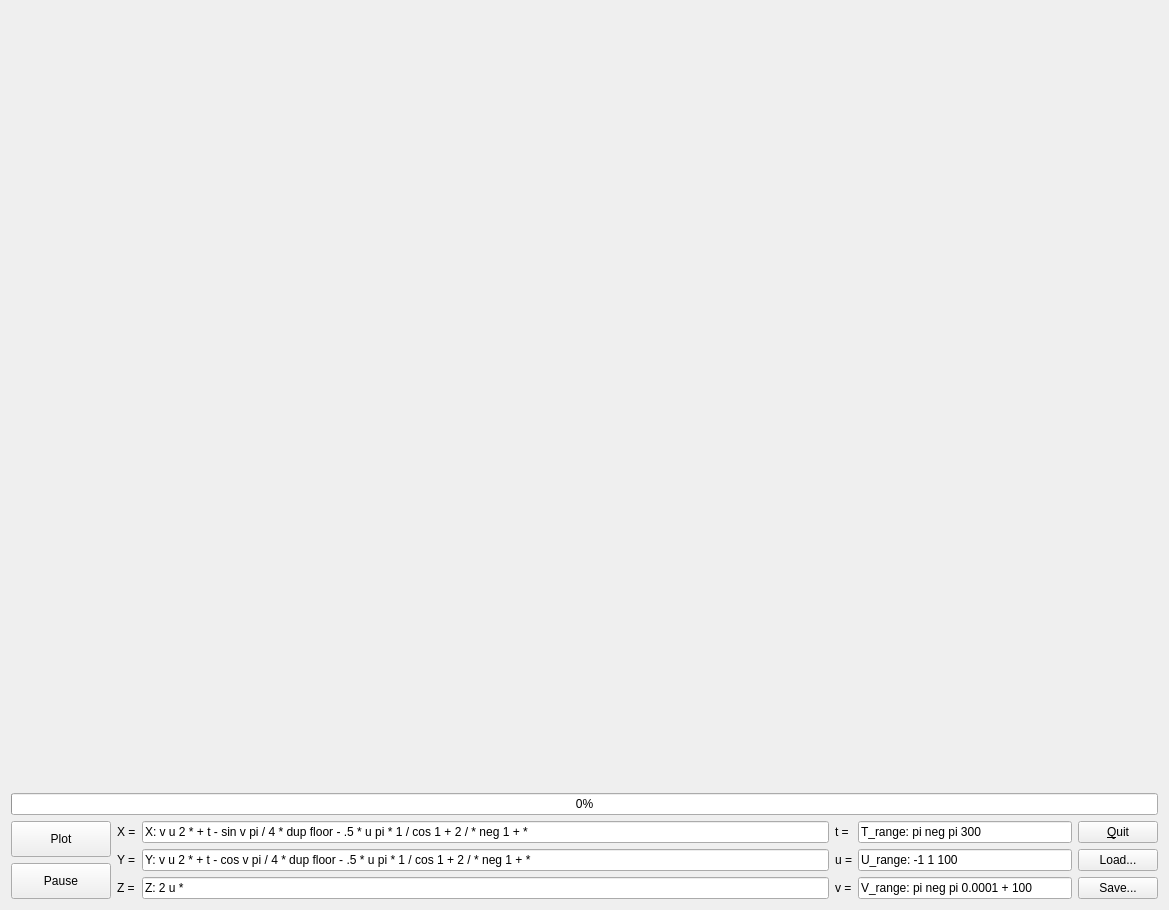
<?xml version="1.0" encoding="UTF-8"?>
<ui version="4.0">
 <class>MainWindow</class>
 <widget class="QMainWindow" name="MainWindow">
  <property name="windowModality">
   <enum>Qt::NonModal</enum>
  </property>
  <property name="geometry">
   <rect>
    <x>0</x>
    <y>0</y>
    <width>1169</width>
    <height>910</height>
   </rect>
  </property>
  <property name="windowTitle">
   <string>RPN 3D Parametric Plotting</string>
  </property>
  <widget class="QWidget" name="centralWidget">
   <layout class="QVBoxLayout" name="verticalLayout_3">
    <item>
     <widget class="GLWidget" name="widget" native="true">
      <property name="sizePolicy">
       <sizepolicy hsizetype="Expanding" vsizetype="Expanding">
        <horstretch>0</horstretch>
        <verstretch>1</verstretch>
       </sizepolicy>
      </property>
     </widget>
    </item>
    <item>
     <widget class="QProgressBar" name="ComputeProgressBar">
      <property name="value">
       <number>0</number>
      </property>
     </widget>
    </item>
    <item>
     <layout class="QHBoxLayout" name="horizontalLayout" stretch="0,3,1,0">
      <item>
       <layout class="QVBoxLayout" name="verticalLayout_2">
        <item>
         <widget class="QPushButton" name="PlotButton">
          <property name="sizePolicy">
           <sizepolicy hsizetype="Minimum" vsizetype="Expanding">
            <horstretch>0</horstretch>
            <verstretch>0</verstretch>
           </sizepolicy>
          </property>
          <property name="text">
           <string>Plot</string>
          </property>
         </widget>
        </item>
        <item>
         <widget class="QPushButton" name="PauseButton">
          <property name="sizePolicy">
           <sizepolicy hsizetype="Fixed" vsizetype="Expanding">
            <horstretch>0</horstretch>
            <verstretch>0</verstretch>
           </sizepolicy>
          </property>
          <property name="minimumSize">
           <size>
            <width>100</width>
            <height>0</height>
           </size>
          </property>
          <property name="text">
           <string>Pause</string>
          </property>
         </widget>
        </item>
       </layout>
      </item>
      <item>
       <layout class="QGridLayout" name="gridLayout">
        <item row="0" column="0">
         <widget class="QLabel" name="label">
          <property name="text">
           <string>X =</string>
          </property>
         </widget>
        </item>
        <item row="0" column="1">
         <widget class="QLineEdit" name="X_input">
          <property name="text">
           <string>X: v u 2 * + t - sin v pi / 4 * dup floor - .5 * u pi * 1 / cos 1 + 2 / * neg 1 + *</string>
          </property>
         </widget>
        </item>
        <item row="2" column="0">
         <widget class="QLabel" name="label_3">
          <property name="text">
           <string>Z =</string>
          </property>
         </widget>
        </item>
        <item row="2" column="1">
         <widget class="QLineEdit" name="Z_input">
          <property name="text">
           <string>Z: 2 u *</string>
          </property>
         </widget>
        </item>
        <item row="1" column="1">
         <widget class="QLineEdit" name="Y_input">
          <property name="text">
           <string>Y: v u 2 * + t - cos v pi / 4 * dup floor - .5 * u pi * 1 / cos 1 + 2 / * neg 1 + *</string>
          </property>
         </widget>
        </item>
        <item row="1" column="0">
         <widget class="QLabel" name="label_2">
          <property name="text">
           <string>Y =</string>
          </property>
         </widget>
        </item>
       </layout>
      </item>
      <item>
       <layout class="QGridLayout" name="gridLayout_2">
        <item row="0" column="0">
         <widget class="QLabel" name="label_6">
          <property name="text">
           <string>t =</string>
          </property>
         </widget>
        </item>
        <item row="0" column="1">
         <widget class="QLineEdit" name="T_Range">
          <property name="text">
           <string>T_range: pi neg pi 300</string>
          </property>
         </widget>
        </item>
        <item row="1" column="0">
         <widget class="QLabel" name="label_5">
          <property name="text">
           <string>u =</string>
          </property>
         </widget>
        </item>
        <item row="1" column="1">
         <widget class="QLineEdit" name="U_Range">
          <property name="text">
           <string>U_range: -1 1 100</string>
          </property>
         </widget>
        </item>
        <item row="2" column="0">
         <widget class="QLabel" name="label_4">
          <property name="text">
           <string>v =</string>
          </property>
         </widget>
        </item>
        <item row="2" column="1">
         <widget class="QLineEdit" name="V_Range">
          <property name="text">
           <string>V_range: pi neg pi 0.0001 + 100</string>
          </property>
         </widget>
        </item>
       </layout>
      </item>
      <item>
       <layout class="QVBoxLayout" name="verticalLayout">
        <item>
         <widget class="QPushButton" name="pushButton">
          <property name="sizePolicy">
           <sizepolicy hsizetype="Minimum" vsizetype="Expanding">
            <horstretch>0</horstretch>
            <verstretch>0</verstretch>
           </sizepolicy>
          </property>
          <property name="text">
           <string>&amp;Quit</string>
          </property>
         </widget>
        </item>
        <item>
         <widget class="QPushButton" name="LoadButton">
          <property name="sizePolicy">
           <sizepolicy hsizetype="Minimum" vsizetype="Expanding">
            <horstretch>0</horstretch>
            <verstretch>0</verstretch>
           </sizepolicy>
          </property>
          <property name="text">
           <string>Load...</string>
          </property>
         </widget>
        </item>
        <item>
         <widget class="QPushButton" name="SaveButton">
          <property name="sizePolicy">
           <sizepolicy hsizetype="Minimum" vsizetype="Expanding">
            <horstretch>0</horstretch>
            <verstretch>0</verstretch>
           </sizepolicy>
          </property>
          <property name="text">
           <string>Save...</string>
          </property>
         </widget>
        </item>
       </layout>
      </item>
     </layout>
    </item>
   </layout>
  </widget>
  <widget class="QMenuBar" name="menuBar">
   <property name="geometry">
    <rect>
     <x>0</x>
     <y>0</y>
     <width>1169</width>
     <height>22</height>
    </rect>
   </property>
  </widget>
 </widget>
 <layoutdefault spacing="6" margin="11"/>
 <customwidgets>
  <customwidget>
   <class>GLWidget</class>
   <extends>QWidget</extends>
   <header>glwidget.h</header>
   <container>1</container>
  </customwidget>
 </customwidgets>
 <tabstops>
  <tabstop>X_input</tabstop>
  <tabstop>Y_input</tabstop>
  <tabstop>Z_input</tabstop>
  <tabstop>T_Range</tabstop>
  <tabstop>U_Range</tabstop>
  <tabstop>V_Range</tabstop>
  <tabstop>pushButton</tabstop>
  <tabstop>LoadButton</tabstop>
  <tabstop>SaveButton</tabstop>
  <tabstop>PlotButton</tabstop>
  <tabstop>PauseButton</tabstop>
 </tabstops>
 <resources/>
 <connections>
  <connection>
   <sender>pushButton</sender>
   <signal>clicked()</signal>
   <receiver>MainWindow</receiver>
   <slot>close()</slot>
   <hints>
    <hint type="sourcelabel">
     <x>385</x>
     <y>576</y>
    </hint>
    <hint type="destinationlabel">
     <x>764</x>
     <y>327</y>
    </hint>
   </hints>
  </connection>
 </connections>
</ui>
